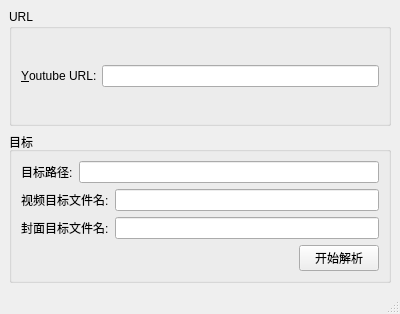
<?xml version="1.0" encoding="UTF-8"?>
<ui version="4.0">
 <class>MainWindow</class>
 <widget class="QMainWindow" name="MainWindow">
  <property name="geometry">
   <rect>
    <x>0</x>
    <y>0</y>
    <width>400</width>
    <height>314</height>
   </rect>
  </property>
  <property name="minimumSize">
   <size>
    <width>400</width>
    <height>300</height>
   </size>
  </property>
  <property name="windowTitle">
   <string>Toolman v0.1</string>
  </property>
  <widget class="QWidget" name="centralwidget">
   <layout class="QVBoxLayout" name="verticalLayout_2">
    <item>
     <widget class="QGroupBox" name="urlGroupBox">
      <property name="title">
       <string>URL</string>
      </property>
      <layout class="QGridLayout" name="gridLayout_2">
       <item row="0" column="0">
        <layout class="QHBoxLayout" name="horizontalLayout">
         <item>
          <widget class="QLabel" name="label">
           <property name="text">
            <string>&amp;Youtube URL:</string>
           </property>
           <property name="buddy">
            <cstring>urlLineEdit</cstring>
           </property>
          </widget>
         </item>
         <item>
          <widget class="QLineEdit" name="urlLineEdit"/>
         </item>
        </layout>
       </item>
      </layout>
     </widget>
    </item>
    <item>
     <widget class="QGroupBox" name="targetGroupBox">
      <property name="title">
       <string>目标</string>
      </property>
      <layout class="QVBoxLayout" name="verticalLayout">
       <item>
        <layout class="QHBoxLayout" name="horizontalLayout_2">
         <item>
          <widget class="QLabel" name="label_2">
           <property name="text">
            <string>目标路径:</string>
           </property>
           <property name="buddy">
            <cstring>targetPathLineEdit</cstring>
           </property>
          </widget>
         </item>
         <item>
          <widget class="QLineEdit" name="targetPathLineEdit"/>
         </item>
        </layout>
       </item>
       <item>
        <layout class="QHBoxLayout" name="horizontalLayout_3">
         <item>
          <widget class="QLabel" name="label_3">
           <property name="text">
            <string>视频目标文件名:</string>
           </property>
           <property name="buddy">
            <cstring>targetVideoNameLineEdit</cstring>
           </property>
          </widget>
         </item>
         <item>
          <widget class="QLineEdit" name="targetVideoNameLineEdit"/>
         </item>
        </layout>
       </item>
       <item>
        <layout class="QHBoxLayout" name="horizontalLayout_4">
         <item>
          <widget class="QLabel" name="label_4">
           <property name="text">
            <string>封面目标文件名:</string>
           </property>
           <property name="buddy">
            <cstring>targetCoverNameLineEdit</cstring>
           </property>
          </widget>
         </item>
         <item>
          <widget class="QLineEdit" name="targetCoverNameLineEdit"/>
         </item>
        </layout>
       </item>
       <item>
        <layout class="QHBoxLayout" name="horizontalLayout_5">
         <item>
          <spacer name="horizontalSpacer">
           <property name="orientation">
            <enum>Qt::Horizontal</enum>
           </property>
           <property name="sizeHint" stdset="0">
            <size>
             <width>40</width>
             <height>20</height>
            </size>
           </property>
          </spacer>
         </item>
         <item>
          <widget class="QPushButton" name="startButton">
           <property name="text">
            <string>开始解析</string>
           </property>
           <property name="flat">
            <bool>false</bool>
           </property>
          </widget>
         </item>
        </layout>
       </item>
      </layout>
     </widget>
    </item>
   </layout>
  </widget>
  <widget class="QMenuBar" name="menubar">
   <property name="geometry">
    <rect>
     <x>0</x>
     <y>0</y>
     <width>400</width>
     <height>24</height>
    </rect>
   </property>
  </widget>
  <widget class="QStatusBar" name="statusbar"/>
 </widget>
 <resources/>
 <connections/>
</ui>
